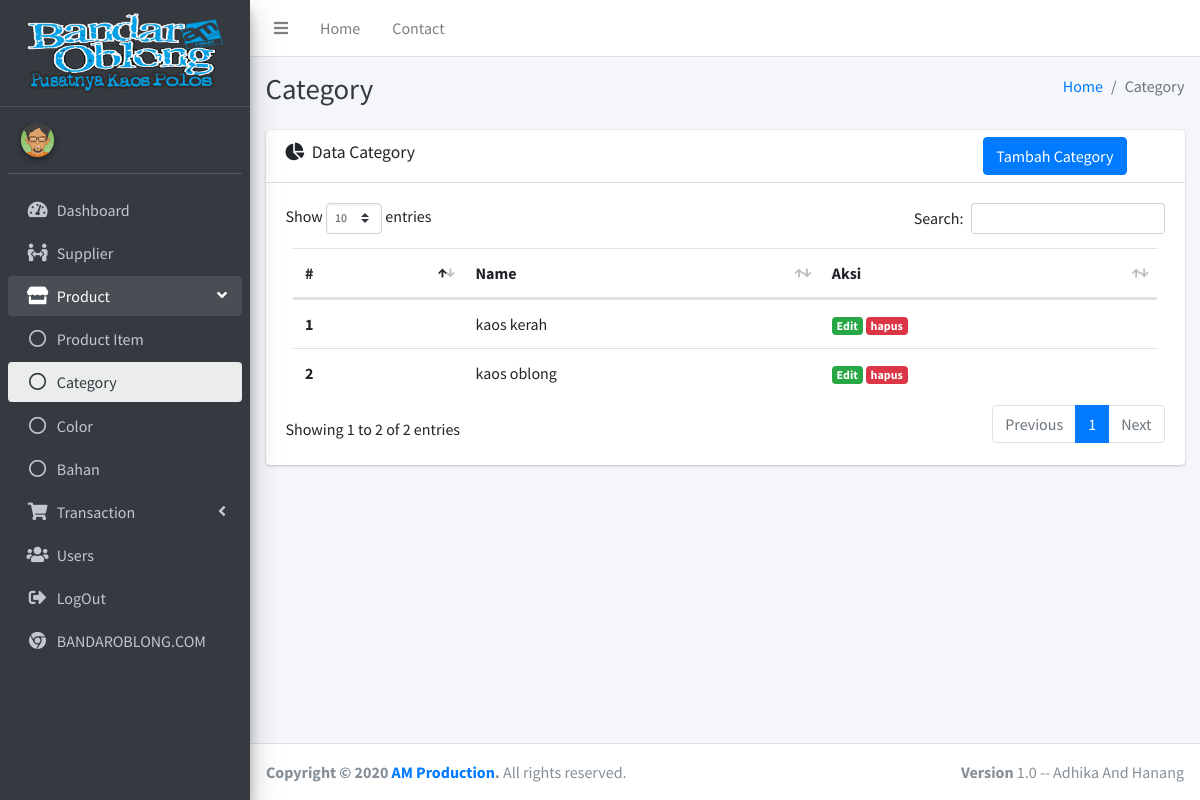
The page /index.php/category on the database as committed earlier.
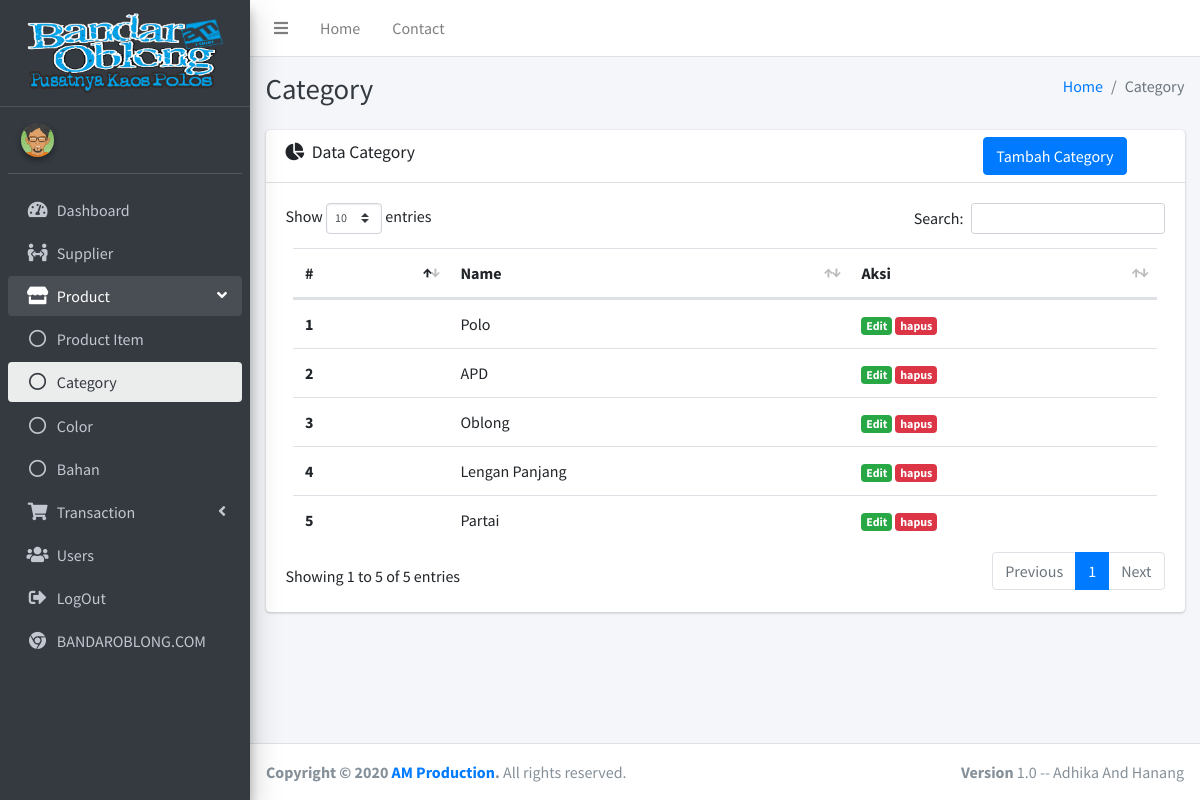
The same page on the database as committed later.
### tables this page shows
CREATE TABLE IF NOT EXISTS `p_category` (
  `id_category` int(11) NOT NULL AUTO_INCREMENT,
  `name` varchar(128) NOT NULL,
  `created` datetime NOT NULL DEFAULT CURRENT_TIMESTAMP,
  `updated` datetime DEFAULT NULL,
  PRIMARY KEY (`id_category`)
);

### application/libraries/Template.php (called while the page is built)
<?php
class Template
{
    var $template_data = array();
    function set($name, $value)
    {
        $this->template_data[$name] = $value;
    }
    function load($template = '', $view = '', $view_data = array(), $return = false)
    {
        $this->CI = &get_instance();
        $this->set('contents', $this->CI->load->view($view, $view_data, true));
        return $this->CI->load->view($template, $this->template_data, $return);
    }
}

### application/controllers/Category.php (called while the page is built, shortened)
<?php
class Category extends CI_Controller
{
    public function index()
    {
        $data['title'] = 'Category';
        $data['data_category'] = $this->db->get('p_category')->result_array();
        $this->template->load('templates/index', 'product/category/index', $data);
    }
}

### index.php (called while the page is built, shortened)
<?php
require_once BASEPATH.'core/CodeIgniter.php';

### application/views/product/category/index.php (the view, shortened to what this page needs)
<div class="content-header">
    <div class="container-fluid">
        <div class="row mb-2">
            <div class="col-sm-6">
                <h1 class="m-0 text-dark">Category</h1>
            </div>
            <div class="col-sm-6">
                <ol class="breadcrumb float-sm-right">
                    <li class="breadcrumb-item"><a href="#">Home</a></li>
                    <li class="breadcrumb-item active">Category</li>
                </ol>
            </div>
        </div>
    </div>
</div>
<section class="content">
    <div class="container-fluid">
        <div class="row">
            <section class="col-lg connectedSortable">
                <div class="card">
                    <div class="card-header">
                        <h3 class="card-title">
                            <i class="fas fa-chart-pie mr-1"></i>
                            Data Category
                        </h3>
                        <div class="card-tools">
                            <ul class="nav nav-pills ml-auto">
                                <li class="nav-item">
                                    <a href="" class="btn btn-primary mr-5" data-toggle="modal" data-target="#newCategoryModal">Tambah Category</a>
                                </li>
                            </ul>
                        </div>
                    </div>
                    <div class="card-body">
                        <div class="tab-content p-0">
                            <table class="table table-hover col-md-6" id="table1">
                                <thead>
                                    <tr>
                                        <th scope="col">#</th>
                                        <th scope="col">Name</th>
                                        <th scope="col">Aksi</th>
                                    </tr>
                                </thead>
                                <tbody>
                                    <?php $i = 1; ?>
                                    <?php foreach ($data_category as $c) : ?>
                                        <tr>
                                            <th scope="row"><?= $i++; ?></th>
                                            <td><?= $c['name'] ?></td>
                                            <td>
                                                <a href="<?= base_url('category/edit/') . $c['id_category']; ?>" class="badge badge-success">Edit</a>
                                                <a href="<?= base_url('category/hapus/') . $c['id_category']; ?>" onclick="return confirm('Hapus Data Category?');" class="badge badge-danger">hapus</a>
                                            </td>
                                        </tr>
                                    <?php endforeach; ?>
                                </tbody>
                            </table>
                        </div>
                    </div>
                </div>
            </section>
        </div>
    </div>
</section>

Rows that differ between the two databases and show on the page:
removed p_category: name "kaos kerah"
removed p_category: name "kaos oblong"
added p_category: name "Polo"
added p_category: name "APD"
added p_category: name "Oblong"
added p_category: name "Lengan Panjang"
added p_category: name "Partai"
Other text that changed with them:
text written by a page script: "Show entries Search: Showing 1 to 2 of 2 entries Previous 1 Next" → "Show entries Search: Showing 1 to 5 of 5 entries Previous 1 Next"
